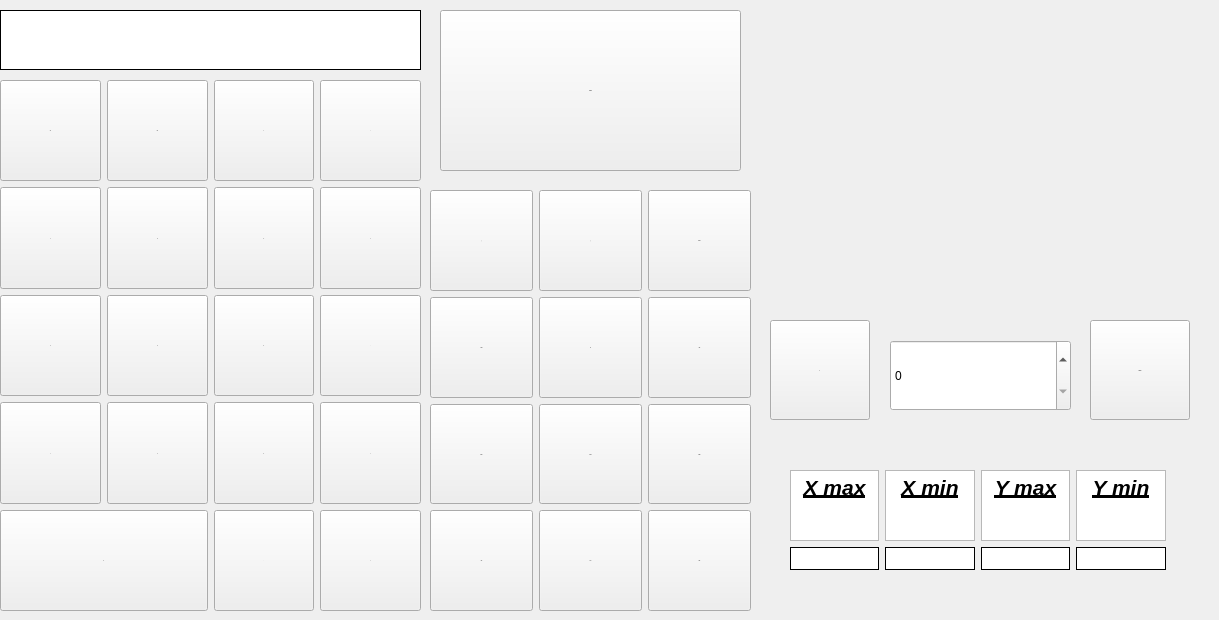
  <widget class="QWidget" name="centralwidget">
   <widget class="QLabel" name="le_entry">
    <property name="geometry">
     <rect>
      <x>0</x>
      <y>10</y>
      <width>421</width>
      <height>60</height>
     </rect>
    </property>
    <property name="font">
     <font>
      <family>Rubik</family>
      <pointsize>-1</pointsize>
     </font>
    </property>
    <property name="cursor">
     <cursorShape>ForbiddenCursor</cursorShape>
    </property>
    <property name="styleSheet">
     <string notr="true">QLabel {
color: black;
background-color: white;
border: 1px solid black;
font-size: 16px;
}</string>
    </property>
    <property name="text">
     <string/>
    </property>
    <property name="alignment">
     <set>Qt::AlignRight|Qt::AlignTrailing|Qt::AlignVCenter</set>
    </property>
   </widget>
   <widget class="QPushButton" name="btn_x">
    <property name="geometry">
     <rect>
      <x>770</x>
      <y>320</y>
      <width>100</width>
      <height>100</height>
     </rect>
    </property>
    <property name="sizePolicy">
     <sizepolicy hsizetype="Expanding" vsizetype="MinimumExpanding">
      <horstretch>0</horstretch>
      <verstretch>0</verstretch>
     </sizepolicy>
    </property>
    <property name="font">
     <font>
      <family>Rubik</family>
      <pointsize>-1</pointsize>
     </font>
    </property>
    <property name="cursor">
     <cursorShape>PointingHandCursor</cursorShape>
    </property>
    <property name="text">
     <string>x</string>
    </property>
    <property name="shortcut">
     <string>X</string>
    </property>
   </widget>
   <widget class="QPushButton" name="btn_plot">
    <property name="geometry">
     <rect>
      <x>1090</x>
      <y>320</y>
      <width>100</width>
      <height>100</height>
     </rect>
    </property>
    <property name="sizePolicy">
     <sizepolicy hsizetype="Expanding" vsizetype="MinimumExpanding">
      <horstretch>0</horstretch>
      <verstretch>0</verstretch>
     </sizepolicy>
    </property>
    <property name="font">
     <font>
      <family>Rubik</family>
      <pointsize>-1</pointsize>
     </font>
    </property>
    <property name="cursor">
     <cursorShape>PointingHandCursor</cursorShape>
    </property>
    <property name="text">
     <string>Graph</string>
    </property>
    <property name="shortcut">
     <string>Return</string>
    </property>
   </widget>
   <widget class="QPushButton" name="btn_credit">
    <property name="geometry">
     <rect>
      <x>440</x>
      <y>10</y>
      <width>301</width>
      <height>161</height>
     </rect>
    </property>
    <property name="sizePolicy">
     <sizepolicy hsizetype="Expanding" vsizetype="MinimumExpanding">
      <horstretch>0</horstretch>
      <verstretch>0</verstretch>
     </sizepolicy>
    </property>
    <property name="font">
     <font>
      <family>Rubik</family>
      <pointsize>-1</pointsize>
     </font>
    </property>
    <property name="text">
     <string>Credit</string>
    </property>
   </widget>
   <widget class="QSpinBox" name="doubleSpinBox_x">
    <property name="geometry">
     <rect>
      <x>890</x>
      <y>340</y>
      <width>181</width>
      <height>71</height>
     </rect>
    </property>
    <property name="cursor">
     <cursorShape>PointingHandCursor</cursorShape>
    </property>
   </widget>
   <widget class="QWidget" name="gridLayoutWidget">
    <property name="geometry">
     <rect>
      <x>0</x>
      <y>80</y>
      <width>421</width>
      <height>531</height>
     </rect>
    </property>
    <layout class="QGridLayout" name="gridLayout">
     <item row="3" column="1">
      <widget class="QPushButton" name="btn_2">
       <property name="sizePolicy">
        <sizepolicy hsizetype="Expanding" vsizetype="MinimumExpanding">
         <horstretch>0</horstretch>
         <verstretch>0</verstretch>
        </sizepolicy>
       </property>
       <property name="font">
        <font>
         <family>Rubik</family>
         <pointsize>-1</pointsize>
        </font>
       </property>
       <property name="cursor">
        <cursorShape>PointingHandCursor</cursorShape>
       </property>
       <property name="text">
        <string>2</string>
       </property>
       <property name="shortcut">
        <string>2</string>
       </property>
      </widget>
     </item>
     <item row="3" column="2">
      <widget class="QPushButton" name="btn_3">
       <property name="sizePolicy">
        <sizepolicy hsizetype="Expanding" vsizetype="MinimumExpanding">
         <horstretch>0</horstretch>
         <verstretch>0</verstretch>
        </sizepolicy>
       </property>
       <property name="font">
        <font>
         <family>Rubik</family>
         <pointsize>-1</pointsize>
        </font>
       </property>
       <property name="cursor">
        <cursorShape>PointingHandCursor</cursorShape>
       </property>
       <property name="text">
        <string>3</string>
       </property>
       <property name="shortcut">
        <string>3</string>
       </property>
      </widget>
     </item>
     <item row="1" column="3">
      <widget class="QPushButton" name="btn_ymnogenie">
       <property name="sizePolicy">
        <sizepolicy hsizetype="Expanding" vsizetype="MinimumExpanding">
         <horstretch>0</horstretch>
         <verstretch>0</verstretch>
        </sizepolicy>
       </property>
       <property name="font">
        <font>
         <family>Rubik</family>
         <pointsize>-1</pointsize>
        </font>
       </property>
       <property name="cursor">
        <cursorShape>PointingHandCursor</cursorShape>
       </property>
       <property name="text">
        <string>*</string>
       </property>
       <property name="shortcut">
        <string>*</string>
       </property>
      </widget>
     </item>
     <item row="3" column="3">
      <widget class="QPushButton" name="btn_plus">
       <property name="sizePolicy">
        <sizepolicy hsizetype="Expanding" vsizetype="MinimumExpanding">
         <horstretch>0</horstretch>
         <verstretch>0</verstretch>
        </sizepolicy>
       </property>
       <property name="font">
        <font>
         <family>Rubik</family>
         <pointsize>-1</pointsize>
        </font>
       </property>
       <property name="cursor">
        <cursorShape>PointingHandCursor</cursorShape>
       </property>
       <property name="text">
        <string>+</string>
       </property>
       <property name="shortcut">
        <string>+</string>
       </property>
      </widget>
     </item>
     <item row="3" column="0">
      <widget class="QPushButton" name="btn_1">
       <property name="sizePolicy">
        <sizepolicy hsizetype="Expanding" vsizetype="MinimumExpanding">
         <horstretch>0</horstretch>
         <verstretch>0</verstretch>
        </sizepolicy>
       </property>
       <property name="font">
        <font>
         <family>Rubik</family>
         <pointsize>-1</pointsize>
        </font>
       </property>
       <property name="cursor">
        <cursorShape>PointingHandCursor</cursorShape>
       </property>
       <property name="text">
        <string>1</string>
       </property>
       <property name="shortcut">
        <string>1</string>
       </property>
      </widget>
     </item>
     <item row="4" column="3">
      <widget class="QPushButton" name="btn_calc">
       <property name="sizePolicy">
        <sizepolicy hsizetype="Expanding" vsizetype="MinimumExpanding">
         <horstretch>0</horstretch>
         <verstretch>0</verstretch>
        </sizepolicy>
       </property>
       <property name="font">
        <font>
         <family>Rubik</family>
         <pointsize>-1</pointsize>
        </font>
       </property>
       <property name="cursor">
        <cursorShape>PointingHandCursor</cursorShape>
       </property>
       <property name="text">
        <string>=</string>
       </property>
       <property name="shortcut">
        <string>=</string>
       </property>
      </widget>
     </item>
     <item row="4" column="2">
      <widget class="QPushButton" name="btn_tochka">
       <property name="sizePolicy">
        <sizepolicy hsizetype="Expanding" vsizetype="MinimumExpanding">
         <horstretch>0</horstretch>
         <verstretch>0</verstretch>
        </sizepolicy>
       </property>
       <property name="font">
        <font>
         <family>Rubik</family>
         <pointsize>-1</pointsize>
        </font>
       </property>
       <property name="cursor">
        <cursorShape>PointingHandCursor</cursorShape>
       </property>
       <property name="text">
        <string>.</string>
       </property>
       <property name="shortcut">
        <string>.</string>
       </property>
      </widget>
     </item>
     <item row="4" column="0" colspan="2">
      <widget class="QPushButton" name="btn_0">
       <property name="sizePolicy">
        <sizepolicy hsizetype="Expanding" vsizetype="MinimumExpanding">
         <horstretch>0</horstretch>
         <verstretch>0</verstretch>
        </sizepolicy>
       </property>
       <property name="font">
        <font>
         <family>Rubik</family>
         <pointsize>-1</pointsize>
        </font>
       </property>
       <property name="cursor">
        <cursorShape>PointingHandCursor</cursorShape>
       </property>
       <property name="text">
        <string>0</string>
       </property>
       <property name="shortcut">
        <string>0</string>
       </property>
      </widget>
     </item>
     <item row="2" column="3">
      <widget class="QPushButton" name="btn_minus">
       <property name="sizePolicy">
        <sizepolicy hsizetype="Expanding" vsizetype="MinimumExpanding">
         <horstretch>0</horstretch>
         <verstretch>0</verstretch>
        </sizepolicy>
       </property>
       <property name="font">
        <font>
         <family>Rubik</family>
         <pointsize>-1</pointsize>
        </font>
       </property>
       <property name="cursor">
        <cursorShape>PointingHandCursor</cursorShape>
       </property>
       <property name="text">
        <string>-</string>
       </property>
       <property name="shortcut">
        <string>-</string>
       </property>
      </widget>
     </item>
     <item row="0" column="3">
      <widget class="QPushButton" name="btn_delenie">
       <property name="sizePolicy">
        <sizepolicy hsizetype="Expanding" vsizetype="MinimumExpanding">
         <horstretch>0</horstretch>
         <verstretch>0</verstretch>
        </sizepolicy>
       </property>
       <property name="font">
        <font>
         <family>Rubik</family>
         <pointsize>-1</pointsize>
        </font>
       </property>
       <property name="cursor">
        <cursorShape>PointingHandCursor</cursorShape>
       </property>
       <property name="text">
        <string>/</string>
       </property>
       <property name="shortcut">
        <string>/</string>
       </property>
      </widget>
     </item>
     <item row="2" column="2">
      <widget class="QPushButton" name="btn_6">
       <property name="sizePolicy">
        <sizepolicy hsizetype="Expanding" vsizetype="MinimumExpanding">
         <horstretch>0</horstretch>
         <verstretch>0</verstretch>
        </sizepolicy>
       </property>
       <property name="font">
        <font>
         <family>Rubik</family>
         <pointsize>-1</pointsize>
        </font>
       </property>
       <property name="cursor">
        <cursorShape>PointingHandCursor</cursorShape>
       </property>
       <property name="text">
        <string>6</string>
       </property>
       <property name="shortcut">
        <string>6</string>
       </property>
      </widget>
     </item>
     <item row="2" column="1">
      <widget class="QPushButton" name="btn_5">
       <property name="sizePolicy">
        <sizepolicy hsizetype="Expanding" vsizetype="MinimumExpanding">
         <horstretch>0</horstretch>
         <verstretch>0</verstretch>
        </sizepolicy>
       </property>
       <property name="font">
        <font>
         <family>Rubik</family>
         <pointsize>-1</pointsize>
        </font>
       </property>
       <property name="cursor">
        <cursorShape>PointingHandCursor</cursorShape>
       </property>
       <property name="text">
        <string>5</string>
       </property>
       <property name="shortcut">
        <string>5</string>
       </property>
      </widget>
     </item>
     <item row="2" column="0">
      <widget class="QPushButton" name="btn_4">
       <property name="sizePolicy">
        <sizepolicy hsizetype="Expanding" vsizetype="MinimumExpanding">
         <horstretch>0</horstretch>
         <verstretch>0</verstretch>
        </sizepolicy>
       </property>
       <property name="font">
        <font>
         <family>Rubik</family>
         <pointsize>-1</pointsize>
        </font>
       </property>
       <property name="cursor">
        <cursorShape>PointingHandCursor</cursorShape>
       </property>
       <property name="text">
        <string>4</string>
       </property>
       <property name="shortcut">
        <string>4</string>
       </property>
      </widget>
     </item>
     <item row="1" column="2">
      <widget class="QPushButton" name="btn_9">
       <property name="sizePolicy">
        <sizepolicy hsizetype="Expanding" vsizetype="MinimumExpanding">
         <horstretch>0</horstretch>
         <verstretch>0</verstretch>
        </sizepolicy>
       </property>
       <property name="font">
        <font>
         <family>Rubik</family>
         <pointsize>-1</pointsize>
        </font>
       </property>
       <property name="cursor">
        <cursorShape>PointingHandCursor</cursorShape>
       </property>
       <property name="text">
        <string>9</string>
       </property>
       <property name="shortcut">
        <string>9</string>
       </property>
      </widget>
     </item>
     <item row="1" column="1">
      <widget class="QPushButton" name="btn_8">
       <property name="sizePolicy">
        <sizepolicy hsizetype="Expanding" vsizetype="MinimumExpanding">
         <horstretch>0</horstretch>
         <verstretch>0</verstretch>
        </sizepolicy>
       </property>
       <property name="font">
        <font>
         <family>Rubik</family>
         <pointsize>-1</pointsize>
        </font>
       </property>
       <property name="cursor">
        <cursorShape>PointingHandCursor</cursorShape>
       </property>
       <property name="text">
        <string>8</string>
       </property>
       <property name="shortcut">
        <string>8</string>
       </property>
      </widget>
     </item>
     <item row="1" column="0">
      <widget class="QPushButton" name="btn_7">
       <property name="sizePolicy">
        <sizepolicy hsizetype="Expanding" vsizetype="MinimumExpanding">
         <horstretch>0</horstretch>
         <verstretch>0</verstretch>
        </sizepolicy>
       </property>
       <property name="font">
        <font>
         <family>Rubik</family>
         <pointsize>-1</pointsize>
        </font>
       </property>
       <property name="cursor">
        <cursorShape>PointingHandCursor</cursorShape>
       </property>
       <property name="text">
        <string>7</string>
       </property>
       <property name="shortcut">
        <string>7</string>
       </property>
      </widget>
     </item>
     <item row="0" column="0">
      <widget class="QPushButton" name="btn_AC">
       <property name="sizePolicy">
        <sizepolicy hsizetype="Expanding" vsizetype="MinimumExpanding">
         <horstretch>0</horstretch>
         <verstretch>0</verstretch>
        </sizepolicy>
       </property>
       <property name="font">
        <font>
         <family>Rubik</family>
         <pointsize>-1</pointsize>
        </font>
       </property>
       <property name="cursor">
        <cursorShape>PointingHandCursor</cursorShape>
       </property>
       <property name="text">
        <string>AC</string>
       </property>
       <property name="shortcut">
        <string>Del</string>
       </property>
      </widget>
     </item>
     <item row="0" column="2">
      <widget class="QPushButton" name="btn_stepen">
       <property name="sizePolicy">
        <sizepolicy hsizetype="Expanding" vsizetype="MinimumExpanding">
         <horstretch>0</horstretch>
         <verstretch>0</verstretch>
        </sizepolicy>
       </property>
       <property name="font">
        <font>
         <family>Rubik</family>
         <pointsize>-1</pointsize>
        </font>
       </property>
       <property name="cursor">
        <cursorShape>PointingHandCursor</cursorShape>
       </property>
       <property name="text">
        <string>^</string>
       </property>
       <property name="shortcut">
        <string>^</string>
       </property>
      </widget>
     </item>
     <item row="0" column="1">
      <widget class="QPushButton" name="btn_CE">
       <property name="sizePolicy">
        <sizepolicy hsizetype="Expanding" vsizetype="MinimumExpanding">
         <horstretch>0</horstretch>
         <verstretch>0</verstretch>
        </sizepolicy>
       </property>
       <property name="font">
        <font>
         <family>Rubik</family>
         <pointsize>-1</pointsize>
        </font>
       </property>
       <property name="cursor">
        <cursorShape>PointingHandCursor</cursorShape>
       </property>
       <property name="text">
        <string>CE</string>
       </property>
       <property name="shortcut">
        <string>Backspace</string>
       </property>
      </widget>
     </item>
    </layout>
   </widget>
   <widget class="QLabel" name="lbl_temp">
    <property name="geometry">
     <rect>
      <x>0</x>
      <y>0</y>
      <width>421</width>
      <height>17</height>
     </rect>
    </property>
    <property name="text">
     <string/>
    </property>
    <property name="alignment">
     <set>Qt::AlignRight|Qt::AlignTrailing|Qt::AlignVCenter</set>
    </property>
   </widget>
   <widget class="QWidget" name="gridLayoutWidget_2">
    <property name="geometry">
     <rect>
      <x>430</x>
      <y>190</y>
      <width>321</width>
      <height>421</height>
     </rect>
    </property>
    <layout class="QGridLayout" name="gridLayout_2">
     <item row="0" column="1">
      <widget class="QPushButton" name="btn_RBR">
       <property name="sizePolicy">
        <sizepolicy hsizetype="Expanding" vsizetype="MinimumExpanding">
         <horstretch>0</horstretch>
         <verstretch>0</verstretch>
        </sizepolicy>
       </property>
       <property name="font">
        <font>
         <family>Rubik</family>
         <pointsize>-1</pointsize>
        </font>
       </property>
       <property name="cursor">
        <cursorShape>PointingHandCursor</cursorShape>
       </property>
       <property name="text">
        <string>)</string>
       </property>
       <property name="shortcut">
        <string>)</string>
       </property>
      </widget>
     </item>
     <item row="0" column="0">
      <widget class="QPushButton" name="btn_LBR">
       <property name="sizePolicy">
        <sizepolicy hsizetype="Expanding" vsizetype="MinimumExpanding">
         <horstretch>0</horstretch>
         <verstretch>0</verstretch>
        </sizepolicy>
       </property>
       <property name="font">
        <font>
         <family>Rubik</family>
         <pointsize>-1</pointsize>
        </font>
       </property>
       <property name="cursor">
        <cursorShape>PointingHandCursor</cursorShape>
       </property>
       <property name="text">
        <string>(</string>
       </property>
       <property name="shortcut">
        <string>(</string>
       </property>
      </widget>
     </item>
     <item row="4" column="0">
      <widget class="QPushButton" name="btn_sin">
       <property name="sizePolicy">
        <sizepolicy hsizetype="Expanding" vsizetype="MinimumExpanding">
         <horstretch>0</horstretch>
         <verstretch>0</verstretch>
        </sizepolicy>
       </property>
       <property name="font">
        <font>
         <family>Rubik</family>
         <pointsize>-1</pointsize>
        </font>
       </property>
       <property name="cursor">
        <cursorShape>PointingHandCursor</cursorShape>
       </property>
       <property name="text">
        <string>sin</string>
       </property>
       <property name="shortcut">
        <string>S</string>
       </property>
      </widget>
     </item>
     <item row="0" column="2">
      <widget class="QPushButton" name="btn_mod">
       <property name="sizePolicy">
        <sizepolicy hsizetype="Expanding" vsizetype="MinimumExpanding">
         <horstretch>0</horstretch>
         <verstretch>0</verstretch>
        </sizepolicy>
       </property>
       <property name="font">
        <font>
         <family>Rubik</family>
         <pointsize>-1</pointsize>
        </font>
       </property>
       <property name="cursor">
        <cursorShape>PointingHandCursor</cursorShape>
       </property>
       <property name="text">
        <string>mod</string>
       </property>
       <property name="shortcut">
        <string>M</string>
       </property>
      </widget>
     </item>
     <item row="3" column="0">
      <widget class="QPushButton" name="btn_asin">
       <property name="sizePolicy">
        <sizepolicy hsizetype="Expanding" vsizetype="MinimumExpanding">
         <horstretch>0</horstretch>
         <verstretch>0</verstretch>
        </sizepolicy>
       </property>
       <property name="font">
        <font>
         <family>Rubik</family>
         <pointsize>-1</pointsize>
        </font>
       </property>
       <property name="cursor">
        <cursorShape>PointingHandCursor</cursorShape>
       </property>
       <property name="text">
        <string>asin</string>
       </property>
       <property name="shortcut">
        <string>A, S</string>
       </property>
      </widget>
     </item>
     <item row="2" column="0">
      <widget class="QPushButton" name="btn_sqrt">
       <property name="sizePolicy">
        <sizepolicy hsizetype="Expanding" vsizetype="MinimumExpanding">
         <horstretch>0</horstretch>
         <verstretch>0</verstretch>
        </sizepolicy>
       </property>
       <property name="font">
        <font>
         <family>Rubik</family>
         <pointsize>-1</pointsize>
        </font>
       </property>
       <property name="cursor">
        <cursorShape>PointingHandCursor</cursorShape>
       </property>
       <property name="text">
        <string>sqrt</string>
       </property>
       <property name="shortcut">
        <string>S</string>
       </property>
      </widget>
     </item>
     <item row="2" column="1">
      <widget class="QPushButton" name="btn_ln">
       <property name="sizePolicy">
        <sizepolicy hsizetype="Expanding" vsizetype="MinimumExpanding">
         <horstretch>0</horstretch>
         <verstretch>0</verstretch>
        </sizepolicy>
       </property>
       <property name="font">
        <font>
         <family>Rubik</family>
         <pointsize>-1</pointsize>
        </font>
       </property>
       <property name="cursor">
        <cursorShape>PointingHandCursor</cursorShape>
       </property>
       <property name="text">
        <string>ln</string>
       </property>
       <property name="shortcut">
        <string>L, N</string>
       </property>
      </widget>
     </item>
     <item row="2" column="2">
      <widget class="QPushButton" name="btn_log">
       <property name="sizePolicy">
        <sizepolicy hsizetype="Expanding" vsizetype="MinimumExpanding">
         <horstretch>0</horstretch>
         <verstretch>0</verstretch>
        </sizepolicy>
       </property>
       <property name="font">
        <font>
         <family>Rubik</family>
         <pointsize>-1</pointsize>
        </font>
       </property>
       <property name="cursor">
        <cursorShape>PointingHandCursor</cursorShape>
       </property>
       <property name="text">
        <string>log</string>
       </property>
       <property name="shortcut">
        <string>L</string>
       </property>
      </widget>
     </item>
     <item row="3" column="1">
      <widget class="QPushButton" name="btn_acos">
       <property name="sizePolicy">
        <sizepolicy hsizetype="Expanding" vsizetype="MinimumExpanding">
         <horstretch>0</horstretch>
         <verstretch>0</verstretch>
        </sizepolicy>
       </property>
       <property name="font">
        <font>
         <family>Rubik</family>
         <pointsize>-1</pointsize>
        </font>
       </property>
       <property name="cursor">
        <cursorShape>PointingHandCursor</cursorShape>
       </property>
       <property name="text">
        <string>acos</string>
       </property>
       <property name="shortcut">
        <string>A, C</string>
       </property>
      </widget>
     </item>
     <item row="4" column="1">
      <widget class="QPushButton" name="btn_cos">
       <property name="sizePolicy">
        <sizepolicy hsizetype="Expanding" vsizetype="MinimumExpanding">
         <horstretch>0</horstretch>
         <verstretch>0</verstretch>
        </sizepolicy>
       </property>
       <property name="font">
        <font>
         <family>Rubik</family>
         <pointsize>-1</pointsize>
        </font>
       </property>
       <property name="cursor">
        <cursorShape>PointingHandCursor</cursorShape>
       </property>
       <property name="text">
        <string>cos</string>
       </property>
       <property name="shortcut">
        <string>C</string>
       </property>
      </widget>
     </item>
     <item row="3" column="2">
      <widget class="QPushButton" name="btn_atan">
       <property name="sizePolicy">
        <sizepolicy hsizetype="Expanding" vsizetype="MinimumExpanding">
         <horstretch>0</horstretch>
         <verstretch>0</verstretch>
        </sizepolicy>
       </property>
       <property name="font">
        <font>
         <family>Rubik</family>
         <pointsize>-1</pointsize>
        </font>
       </property>
       <property name="cursor">
        <cursorShape>PointingHandCursor</cursorShape>
       </property>
       <property name="text">
        <string>atan</string>
       </property>
       <property name="shortcut">
        <string>A, T</string>
       </property>
      </widget>
     </item>
     <item row="4" column="2">
      <widget class="QPushButton" name="btn_tan">
       <property name="sizePolicy">
        <sizepolicy hsizetype="Expanding" vsizetype="MinimumExpanding">
         <horstretch>0</horstretch>
         <verstretch>0</verstretch>
        </sizepolicy>
       </property>
       <property name="font">
        <font>
         <family>Rubik</family>
         <pointsize>-1</pointsize>
        </font>
       </property>
       <property name="cursor">
        <cursorShape>PointingHandCursor</cursorShape>
       </property>
       <property name="text">
        <string>tan</string>
       </property>
       <property name="shortcut">
        <string>T</string>
       </property>
      </widget>
     </item>
    </layout>
   </widget>
   <widget class="QWidget" name="gridLayoutWidget_3">
    <property name="geometry">
     <rect>
      <x>790</x>
      <y>470</y>
      <width>376</width>
      <height>100</height>
     </rect>
    </property>
    <layout class="QGridLayout" name="gridLayout_3">
     <item row="1" column="0">
      <widget class="QLineEdit" name="line_x_max">
       <property name="styleSheet">
        <string notr="true">QLineEdit {
color: black;
background-color: white;
border: 1px solid black;
font-size: 16px;
}</string>
       </property>
      </widget>
     </item>
     <item row="1" column="2">
      <widget class="QLineEdit" name="line_y_max">
       <property name="styleSheet">
        <string notr="true">QLineEdit {
color: black;
background-color: white;
border: 1px solid black;
font-size: 16px;
}</string>
       </property>
      </widget>
     </item>
     <item row="0" column="2">
      <widget class="QTextEdit" name="textEdit_3">
       <property name="html">
        <string>&lt;!DOCTYPE HTML PUBLIC &quot;-//W3C//DTD HTML 4.0//EN&quot; &quot;http://www.w3.org/TR/REC-html40/strict.dtd&quot;&gt;
&lt;html&gt;&lt;head&gt;&lt;meta name=&quot;qrichtext&quot; content=&quot;1&quot; /&gt;&lt;meta charset=&quot;utf-8&quot; /&gt;&lt;style type=&quot;text/css&quot;&gt;
p, li { white-space: pre-wrap; }
hr { height: 1px; border-width: 0; }
li.unchecked::marker { content: &quot;\2610&quot;; }
li.checked::marker { content: &quot;\2612&quot;; }
&lt;/style&gt;&lt;/head&gt;&lt;body style=&quot; font-family:'Rubik'; font-size:16pt; font-weight:400; font-style:normal;&quot;&gt;
&lt;p align=&quot;center&quot; style=&quot; margin-top:0px; margin-bottom:0px; margin-left:0px; margin-right:0px; -qt-block-indent:0; text-indent:0px;&quot;&gt;&lt;span style=&quot; font-weight:700; font-style:italic; text-decoration: underline;&quot;&gt;Y max&lt;/span&gt;&lt;/p&gt;&lt;/body&gt;&lt;/html&gt;</string>
       </property>
      </widget>
     </item>
     <item row="0" column="0">
      <widget class="QTextEdit" name="textEdit">
       <property name="html">
        <string>&lt;!DOCTYPE HTML PUBLIC &quot;-//W3C//DTD HTML 4.0//EN&quot; &quot;http://www.w3.org/TR/REC-html40/strict.dtd&quot;&gt;
&lt;html&gt;&lt;head&gt;&lt;meta name=&quot;qrichtext&quot; content=&quot;1&quot; /&gt;&lt;meta charset=&quot;utf-8&quot; /&gt;&lt;style type=&quot;text/css&quot;&gt;
p, li { white-space: pre-wrap; }
hr { height: 1px; border-width: 0; }
li.unchecked::marker { content: &quot;\2610&quot;; }
li.checked::marker { content: &quot;\2612&quot;; }
&lt;/style&gt;&lt;/head&gt;&lt;body style=&quot; font-family:'Rubik'; font-size:16pt; font-weight:400; font-style:normal;&quot;&gt;
&lt;p align=&quot;center&quot; style=&quot; margin-top:0px; margin-bottom:0px; margin-left:0px; margin-right:0px; -qt-block-indent:0; text-indent:0px;&quot;&gt;&lt;span style=&quot; font-weight:700; font-style:italic; text-decoration: underline;&quot;&gt;X max&lt;/span&gt;&lt;/p&gt;&lt;/body&gt;&lt;/html&gt;</string>
       </property>
      </widget>
     </item>
     <item row="1" column="1">
      <widget class="QLineEdit" name="line_x_min">
       <property name="styleSheet">
        <string notr="true">QLineEdit {
color: black;
background-color: white;
border: 1px solid black;
font-size: 16px;
}</string>
       </property>
      </widget>
     </item>
     <item row="0" column="3">
      <widget class="QTextEdit" name="textEdit_4">
       <property name="html">
        <string>&lt;!DOCTYPE HTML PUBLIC &quot;-//W3C//DTD HTML 4.0//EN&quot; &quot;http://www.w3.org/TR/REC-html40/strict.dtd&quot;&gt;
&lt;html&gt;&lt;head&gt;&lt;meta name=&quot;qrichtext&quot; content=&quot;1&quot; /&gt;&lt;meta charset=&quot;utf-8&quot; /&gt;&lt;style type=&quot;text/css&quot;&gt;
p, li { white-space: pre-wrap; }
hr { height: 1px; border-width: 0; }
li.unchecked::marker { content: &quot;\2610&quot;; }
li.checked::marker { content: &quot;\2612&quot;; }
&lt;/style&gt;&lt;/head&gt;&lt;body style=&quot; font-family:'Rubik'; font-size:16pt; font-weight:400; font-style:normal;&quot;&gt;
&lt;p align=&quot;center&quot; style=&quot; margin-top:0px; margin-bottom:0px; margin-left:0px; margin-right:0px; -qt-block-indent:0; text-indent:0px;&quot;&gt;&lt;span style=&quot; font-weight:700; font-style:italic; text-decoration: underline;&quot;&gt;Y min&lt;/span&gt;&lt;/p&gt;&lt;/body&gt;&lt;/html&gt;</string>
       </property>
      </widget>
     </item>
     <item row="0" column="1">
      <widget class="QTextEdit" name="textEdit_2">
       <property name="html">
        <string>&lt;!DOCTYPE HTML PUBLIC &quot;-//W3C//DTD HTML 4.0//EN&quot; &quot;http://www.w3.org/TR/REC-html40/strict.dtd&quot;&gt;
&lt;html&gt;&lt;head&gt;&lt;meta name=&quot;qrichtext&quot; content=&quot;1&quot; /&gt;&lt;meta charset=&quot;utf-8&quot; /&gt;&lt;style type=&quot;text/css&quot;&gt;
p, li { white-space: pre-wrap; }
hr { height: 1px; border-width: 0; }
li.unchecked::marker { content: &quot;\2610&quot;; }
li.checked::marker { content: &quot;\2612&quot;; }
&lt;/style&gt;&lt;/head&gt;&lt;body style=&quot; font-family:'Rubik'; font-size:16pt; font-weight:400; font-style:normal;&quot;&gt;
&lt;p align=&quot;center&quot; style=&quot; margin-top:0px; margin-bottom:0px; margin-left:0px; margin-right:0px; -qt-block-indent:0; text-indent:0px;&quot;&gt;&lt;span style=&quot; font-weight:700; font-style:italic; text-decoration: underline;&quot;&gt;X min&lt;/span&gt;&lt;/p&gt;&lt;/body&gt;&lt;/html&gt;</string>
       </property>
      </widget>
     </item>
     <item row="1" column="3">
      <widget class="QLineEdit" name="line_y_min">
       <property name="styleSheet">
        <string notr="true">QLineEdit {
color: black;
background-color: white;
border: 1px solid black;
font-size: 16px;
}</string>
       </property>
      </widget>
     </item>
    </layout>
   </widget>
   <widget class="QCustomPlot" name="widget" native="true">
    <property name="geometry">
     <rect>
      <x>769</x>
      <y>0</y>
      <width>441</width>
      <height>291</height>
     </rect>
    </property>
    <property name="cursor">
     <cursorShape>ForbiddenCursor</cursorShape>
    </property>
   </widget>
  </widget>
